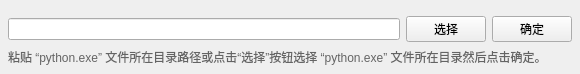
<?xml version="1.0" encoding="UTF-8"?>
<ui version="4.0">
 <class>input_dialog</class>
 <widget class="QMainWindow" name="input_dialog">
  <property name="windowModality">
   <enum>Qt::WindowModal</enum>
  </property>
  <property name="geometry">
   <rect>
    <x>0</x>
    <y>0</y>
    <width>580</width>
    <height>74</height>
   </rect>
  </property>
  <property name="font">
   <font>
    <family>Microsoft YaHei UI</family>
   </font>
  </property>
  <property name="windowTitle">
   <string>输入内容</string>
  </property>
  <widget class="QWidget" name="centralwidget">
   <layout class="QVBoxLayout" name="verticalLayout" stretch="0,1">
    <property name="leftMargin">
     <number>8</number>
    </property>
    <property name="topMargin">
     <number>16</number>
    </property>
    <property name="rightMargin">
     <number>8</number>
    </property>
    <property name="bottomMargin">
     <number>8</number>
    </property>
    <item>
     <layout class="QHBoxLayout" name="horizontalLayout">
      <item>
       <widget class="QLineEdit" name="uiLineEdit_input_content">
        <property name="contextMenuPolicy">
         <enum>Qt::CustomContextMenu</enum>
        </property>
       </widget>
      </item>
      <item>
       <widget class="QPushButton" name="uiPushButton_select_envdir">
        <property name="toolTip">
         <string>打开目录选择窗口，选择 python.exe 文件所在的目录。</string>
        </property>
        <property name="text">
         <string>选择</string>
        </property>
       </widget>
      </item>
      <item>
       <widget class="QPushButton" name="uiPushButton_confirm">
        <property name="text">
         <string>确定</string>
        </property>
       </widget>
      </item>
     </layout>
    </item>
    <item>
     <widget class="QLabel" name="label">
      <property name="palette">
       <palette>
        <active>
         <colorrole role="WindowText">
          <brush brushstyle="SolidPattern">
           <color alpha="255">
            <red>100</red>
            <green>100</green>
            <blue>100</blue>
           </color>
          </brush>
         </colorrole>
        </active>
        <inactive>
         <colorrole role="WindowText">
          <brush brushstyle="SolidPattern">
           <color alpha="255">
            <red>100</red>
            <green>100</green>
            <blue>100</blue>
           </color>
          </brush>
         </colorrole>
        </inactive>
        <disabled>
         <colorrole role="WindowText">
          <brush brushstyle="SolidPattern">
           <color alpha="255">
            <red>120</red>
            <green>120</green>
            <blue>120</blue>
           </color>
          </brush>
         </colorrole>
        </disabled>
       </palette>
      </property>
      <property name="font">
       <font>
        <family>Microsoft YaHei UI</family>
        <pointsize>9</pointsize>
       </font>
      </property>
      <property name="text">
       <string>粘贴 “python.exe” 文件所在目录路径或点击“选择”按钮选择 “python.exe” 文件所在目录然后点击确定。</string>
      </property>
      <property name="alignment">
       <set>Qt::AlignLeading|Qt::AlignLeft|Qt::AlignTop</set>
      </property>
      <property name="wordWrap">
       <bool>true</bool>
      </property>
     </widget>
    </item>
   </layout>
  </widget>
 </widget>
 <resources/>
 <connections/>
</ui>
